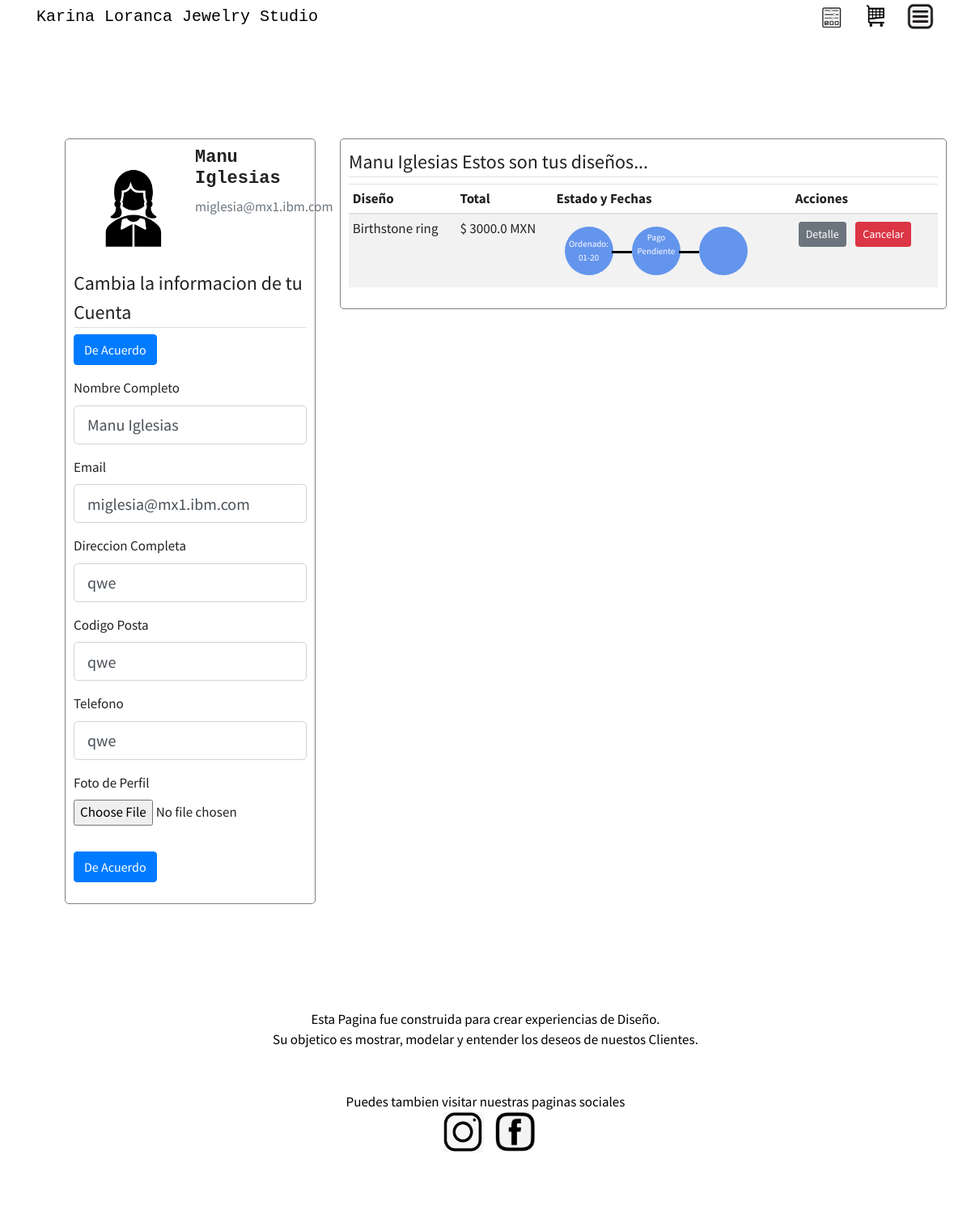
Page /account (signed in) on the committed database.
### kl_designs/models.py (models this page shows, shortened)
class User(db.Model, UserMixin):
    __table_args__ = {'extend_existing': True}
    id = db.Column(db.Integer, primary_key=True)
    fname = db.Column(db.String(20), unique=True, nullable=False)
    role = db.Column(db.String, default='user')
    email = db.Column(db.String(120), unique=True, nullable=False)
    image_file = db.Column(db.String(20), nullable=False, default='default.jpg')
    password = db.Column(db.String(60), nullable=False)
    complete_address1 = db.Column(db.String(200), unique=False, nullable=False)
    zipcode = db.Column(db.String(20), unique=False, nullable=False)
    phone = db.Column(db.String(20), nullable=False)
    cart_items = db.relationship('Item', backref='author', lazy=True)
    comments = db.relationship('Comments', backref='contributor', lazy=True)

class Item(db.Model):
    __table_args__ = {'extend_existing': True}
    itemid = db.Column(db.Integer, primary_key=True)
    quantity = db.Column(db.Integer, nullable=True)
    size = db.Column(db.Integer, nullable=True)
    status = db.Column(db.String, default='pending')
    product_name = db.Column(db.String(100), nullable=True)
    category_name = db.Column(db.String(100), nullable=True)
    description = db.Column(db.String(100), nullable=True)
    price = db.Column(db.DECIMAL)
    image_file = db.Column(db.String(20), nullable=True, default='default.jpg')
    image_file_2 = db.Column(db.String(20), nullable=True, default='default.jpg')
    image_file_3 = db.Column(db.String(20), nullable=True, default='default.jpg')
    order_date = db.Column(db.DateTime, nullable=True)
    delivery_date = db.Column(db.DateTime, nullable=True)
    received_date = db.Column(db.DateTime, nullable=True)
    deliveryid = db.Column(db.Integer, nullable=True)
    carrier = db.Column(db.String(100), nullable=True)
    userid = db.Column(db.Integer, db.ForeignKey('user.id'), nullable=False)
    users = db.relationship(User)
    product_items = db.relationship('Product', backref='product_item', lazy=True)

### kl_designs/views/users/routes_users.py (the view)
@users.route("/account", methods=['GET', 'POST'])
@login_required
def account():
    items = Item.query.filter_by(author=current_user) .order_by(Item.order_date.desc())
    total = db.session.query(func.sum(Item.price)).filter_by(author=current_user).filter_by(status='Ordered').scalar()
    Order_total = db.session.query(func.sum(Item.price * Item.quantity)).filter_by(author=current_user).filter_by(status='Ordered').scalar()
    form = UpdateAccountForm()
    if form.validate_on_submit():
        if form.picture.data:
            picture_file = save_picture(form.picture.data)
            current_user.image_file = picture_file
        current_user.fname = form.fname.data
        current_user.email = form.email.data
        current_user.complete_address1 = form.complete_address1.data
        current_user.zipcode = form.zipcode.data
        current_user.phone = form.phone.data
        db.session.commit()
        flash('Tu Cuenta ha sido actualizada!', 'success')
        return redirect(url_for('users.account'))
    elif request.method == 'GET':
        form.fname.data = current_user.fname
        form.email.data = current_user.email
        form.complete_address1.data = current_user.complete_address1
        form.zipcode.data = current_user.zipcode
        form.phone.data = current_user.phone
    image_file = url_for('static', filename='photos/' + current_user.image_file)
    return render_template('users/account.html', title='Account',
                           image_file=image_file, form=form,
                           items=items, total=total, Order_total=Order_total
                           )

### kl_designs/views/users/forms.py (shortened to what this page needs)
class UpdateAccountForm(FlaskForm):
    fname = StringField('Nombre Completo', validators=[DataRequired(), Length(min=2, max=20)])
    email = StringField('Email', validators=[DataRequired(), Email()])
    complete_address1 = StringField('Direccion Completa', validators=[DataRequired(), Length(min=1, max=100)])
    zipcode = StringField('Codigo Posta', validators=[DataRequired(), Length(min=1, max=15)])
    phone = StringField('Telefono', validators=[DataRequired(), Length(min=1, max=100)])
    picture = FileField('Foto de Perfil', validators=[FileAllowed(['jpg', 'png'])])
    submit = SubmitField('De Acuerdo')

### kl_designs/models.py (called while the page is built)
@login_manager.user_loader
def load_user(user_id):
    return User.query.get(int(user_id))

### kl_designs/templates/users/account.html (shortened to what this page needs)
{% extends "main/layout.html" %}
{% block additional_css %}
<link rel="stylesheet" type="text/css" href="{{ url_for('static', filename='uxdes4.css') }}"/>
     <link rel="stylesheet" type="text/css" href="{{ url_for('static', filename='view_admin.css') }}"/>
{% endblock %}
{% block main_content %}
    {% if current_user.is_authenticated %}
        <div class="row">
            <div class="col-md-4">
                <div class="content-section-account">
                    <div class="media">
                        <img class="rounded-circle" src="{{ image_file }}">
                        <div class="media-body">
                            <h2>{{ current_user.fname }}</h2>
                            <p class="text-secondary">{{ current_user.email }}</p>
                        </div>
                    </div>
                    <form method="POST" action="" enctype="multipart/form-data">
                        <fieldset class="form-group">
                            <legend class="border-bottom mb-2">Cambia la informacion de tu Cuenta</legend>
                                   <div class="form-group">
                            {{ form.submit(class="btn btn-primary") }}
                    </div>
                            <div class="form-group">
                    {{ form.fname.label(class="form-control-label") }}
                    {% if form.fname.errors %}
                        {{ form.fname(class="form-control form-control-lg is-invalid") }}
                        <div class="invalid-feedback">
                            {% for error in form.fname.errors %}
                                <span>{{ error }}</span>
                            {% endfor %}
                        </div>
                    {% else %}
                        {{ form.fname(class="form-control form-control-lg") }}
                    {% endif %}
                </div>
                            <div class="form-group">
                    {{ form.email.label(class="form-control-label") }}
                    {% if form.email.errors %}
                        {{ form.email(class="form-control form-control-lg is-invalid") }}
                        <div class="invalid-feedback">
                            {% for error in form.email.errors %}
                                <span>{{ error }}</span>
                            {% endfor %}
                        </div>
                    {% else %}
                        {{ form.email(class="form-control form-control-lg") }}
                    {% endif %}
                </div>
                            <div class="form-group">
                    {{ form.complete_address1.label(class="form-control-label") }}
                    {% if form.complete_address1.errors %}
                        {{ form.complete_address1(class="form-control form-control-lg is-invalid") }}
                        <div class="invalid-feedback">
                            {% for error in form.complete_address1.errors %}
                                <span>{{ error }}</span>
                            {% endfor %}
                        </div>
                    {% else %}
                        {{ form.complete_address1(class="form-control form-control-lg") }}
                    {% endif %}
                </div>
                            <div class="form-group">
                        {{ form.zipcode.label(class="form-control-label") }}
                        {% if form.zipcode.errors %}
                            {{ form.zipcode(class="form-control form-control-lg is-invalid") }}
                            <div class="invalid-feedback">
                                {% for error in form.zipcode.errors %}
                                    <span>{{ error }}</span>
                                {% endfor %}
                            </div>
                        {% else %}
                            {{ form.zipcode(class="form-control form-control-lg") }}
                        {% endif %}
                    </div>
                            <div class="form-group">
                        {{ form.phone.label(class="form-control-label") }}
                        {% if form.phone.errors %}
                            {{ form.phone(class="form-control form-control-lg is-invalid") }}
                            <div class="invalid-feedback">
                                {% for error in form.phone.errors %}
                                    <span>{{ error }}</span>
                                {% endfor %}
                            </div>
                        {% else %}
                            {{ form.phone(class="form-control form-control-lg") }}
                        {% endif %}
                    </div>
                            <div class="form-group">
                    {{ form.picture.label() }}
                    {{ form.picture(class="form-control-file") }}
                </div>
                        </fieldset>
                        <div class="form-group">
                            {{ form.submit(class="btn btn-primary") }}
                        </div>
                    </form>
                </div>
            </div>
            <div class="col-md-8">
                <div class="content-section-request">
                    <legend class="border-bottom mb-2">{{ current_user.fname }} Estos son tus diseños...</legend>
                    <div class="table-responsive">
                        <table class="table table-sm table-condensed table-striped" id="Cart">
                            <thead>
                            <tr>
                                <th scope="col">Diseño</th>
                                <th scope="col">Total</th>
                                <th scope="col">Estado y Fechas</th>
                                <th scope="col">Acciones</th>
                            </tr>
                            </thead>
                            <tbody>
                            {% for i in items %} {% if i.status != 'Cancel' %}
                                <td scope="col"> {{ i.product_name }}</td>
                                <td scope="col">  $ {{ "{0:.1f}".format((i.price)*(i.quantity)) }} MXN</td>
                                <td class="status">
                                            <div class="left-box">
                                                <div class="big-circle circle">
                                                    <div class="circle-content">
                                                    {% if i.order_date %} Ordenado:
                                                        {{i.order_date.strftime('%m-%d')}} {% endif %}
                                                    </div>
                                                </div>
                                            </div>
                                            <div class="right-box">
                                                <div class="circle one">
                                                    <div class="circle-content">
                                                    {% if i.status == "Ordered" %} Pago Pendiente {% endif %}
                                                    </div>
                                                </div>
                                            </div>
                                            <div class="right-box">
                                                <div class="circle purple two">
                                                    <div class="circle-content"></div>
                                                    <div class="circle-content">
                                                    </div>
                                                </div>
                                            </div>
                                        </td>
                                <div class="buttons">
                                 <td scope="col"> <a class="btn btn-secondary btn-sm m-1" href="{{ url_for('carts.cart_item', itemid=i.itemid) }}">Detalle</a>
                                     {% if i.status == 'Ordered' %}
                                     <a class="btn btn-danger btn-sm m-1" href="{{ url_for('orders.cancel_order') }}">Cancelar</a>
                                     {% endif %}
                                 </td>
                                </div>
                                {% endif %}
                            {% endfor %}
                            </tbody>
                        </table>
                    </div>
                </div>
            </div>
        </div>
    {% endif %}
{% endblock main_content %}

### kl_designs/static/uxdes4.css (style rules this page uses)
.content-section-account { margin-top: 50px; margin-left: 50px; margin-right: auto; max-width: 550px; background-color: white; border: 1px solid gray; border-radius: 5px; padding: 10px; }
.content-section-request { margin-top: 50px; margin-left: 0px; margin-right: auto; max-width: 800px; background-color: white; border: 1px solid gray; border-radius: 5px; padding: 10px; }
.rounded-circle { width: 150px; height: 150px; padding: 10px; }

### kl_designs/static/view_admin.css (style rules this page uses)
.row { margin-top: 50px; padding: 30px; }
h2 { font-family: Consolas, "andale mono", "lucida console", monospace; font-size: 22px; font-weight: bold; }
.left-box, .center-box, .right-box { vertical-align: middle; display: inline-block; padding: 10px; }
.circle { border-radius: 100%; background: cornflowerblue; text-align: center; position: relative; display: table; height: 60px; z-index: 10; color: #fff; width: 60px; }
.circle .circle-content { vertical-align: middle; display: table-cell; font-size: 11px; }
.circle.two:before, .circle.one:before { transform: rotate(0deg); position: absolute; margin: 0 -20px 5 5; background: #000; width: 25px; content: ''; height: 3px; right: 100%; z-index: -100; top: 50%; }

### rows in the picture
User: fname "Manu Iglesias", email "miglesia@mx1.ibm.com", complete_address1 "qwe", zipcode "qwe", phone "qwe"
Item: product_name "Birthstone ring", (i.price)*(i.quantity) "3000.0", order_date "01-20", status "Pago Pendiente"
